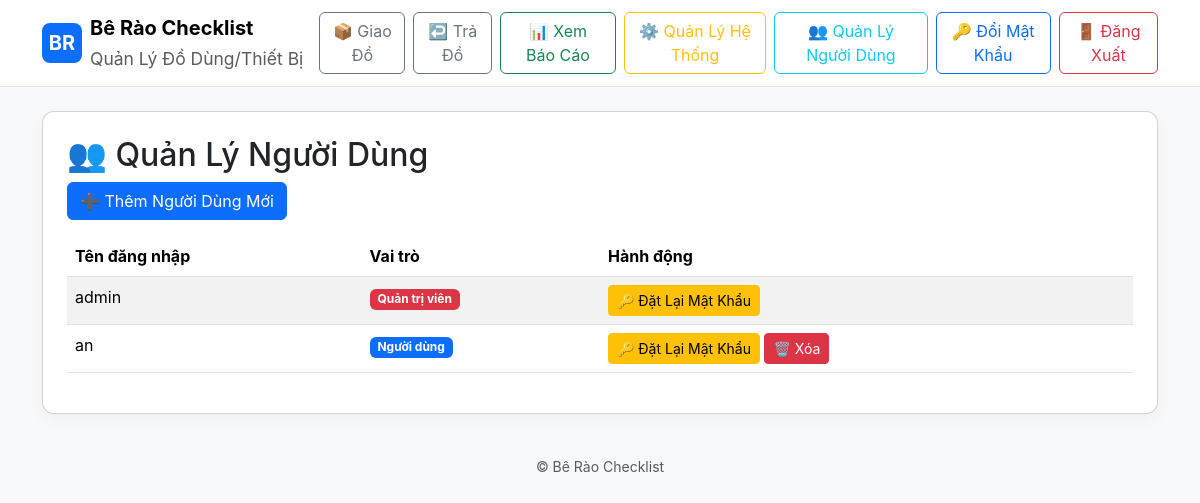
Before: /admin/users (signed in) with the older database file.
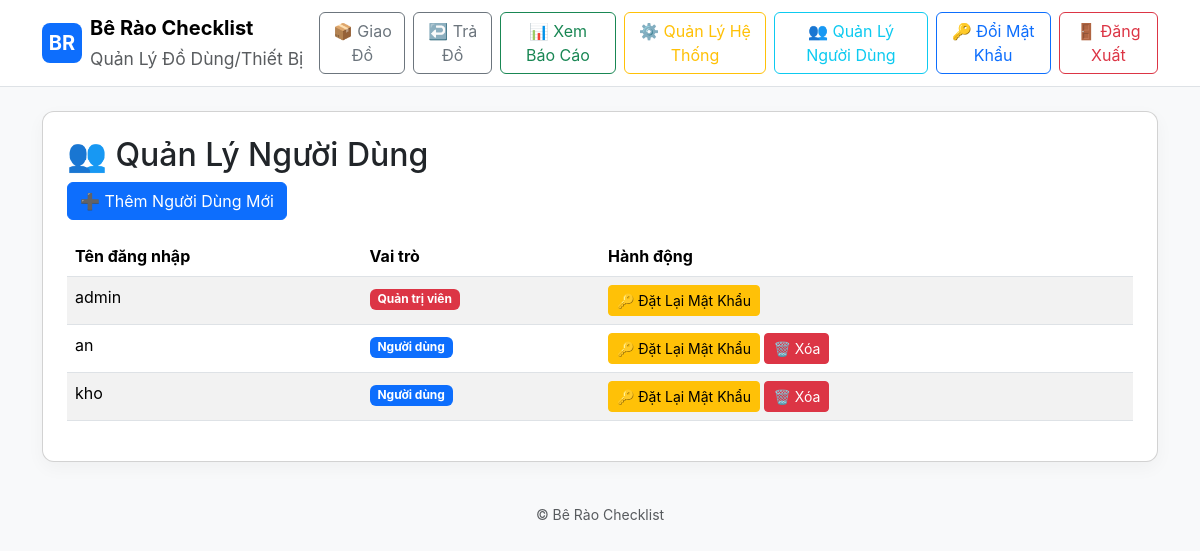
After: the same page with the newer database file.
### models.py (models this page shows, shortened)
class User(db.Model):
    id = db.Column(db.Integer, primary_key=True)
    username = db.Column(db.String(100), unique=True, nullable=False)
    password_hash = db.Column(db.String(255), nullable=False)
    role = db.Column(db.String(20), default='user')  # 'admin', 'user', or 'storekeeper'

### app.py (the view)
@app.route('/admin/users')
@admin_required
def admin_users():
    user = get_current_user()
    users = User.query.order_by(User.username).all()
    return render_template('admin_users.html', users=users, user=user)

### app.py (called while the page is built)
def admin_required(f):
    @wraps(f)
    def decorated_function(*args, **kwargs):
        if not session.get('user_id'):
            flash('Vui lòng đăng nhập để truy cập trang này.', 'warning')
            return redirect(url_for('login'))
        user = User.query.get(session['user_id'])
        if not user or user.role != 'admin':
            flash('Bạn không có quyền truy cập trang này.', 'danger')
            return redirect(url_for('index'))
        return f(*args, **kwargs)
    return decorated_function

def get_current_user():
    if session.get('user_id'):
        return User.query.get(session['user_id'])
    return None

### templates/admin_users.html (shortened to what this page needs)
{% extends "base.html" %}
{% block content %}
<div class="card p-4">
  <h2>👥 Quản Lý Người Dùng</h2>
  <div class="mb-3">
    <a href="{{ url_for('admin_add_user') }}" class="btn btn-primary">➕ Thêm Người Dùng Mới</a>
  </div>
  <table class="table table-striped">
    <thead>
      <tr>
        <th>Tên đăng nhập</th>
        <th>Vai trò</th>
        <th>Hành động</th>
      </tr>
    </thead>
    <tbody>
      {% for u in users %}
      <tr>
        <td>{{ u.username }}</td>
        <td>
          {% if u.role == 'admin' %}
            <span class="badge bg-danger">Quản trị viên</span>
          {% else %}
            <span class="badge bg-primary">Người dùng</span>
          {% endif %}
        </td>
        <td>
          <a href="{{ url_for('admin_reset_password', user_id=u.id) }}" class="btn btn-sm btn-warning">🔑 Đặt Lại Mật Khẩu</a>
          {% if u.id != user.id %}
          <form method="POST" action="{{ url_for('admin_delete_user', user_id=u.id) }}" style="display:inline;" onsubmit="return confirm('Bạn có chắc muốn xóa người dùng {{ u.username }}?');">
            <button type="submit" class="btn btn-sm btn-danger">🗑️ Xóa</button>
          </form>
          {% endif %}
        </td>
      </tr>
      {% endfor %}
    </tbody>
  </table>
</div>
{% endblock %}

### templates/base.html (shortened to what this page needs)
<!doctype html>
<html lang="vi">
  <head>
    <link href="https://cdn.jsdelivr.net/npm/bootstrap@5.3.2/dist/css/bootstrap.min.css" rel="stylesheet">
    <link rel="stylesheet" href="{{ url_for('static', filename='style.css') }}">
  </head>
  <body class="bg-light">
    <nav class="navbar navbar-expand-lg navbar-light bg-white border-bottom">
      <div class="container">
        <a class="navbar-brand d-flex align-items-center" href="{{ url_for('index') }}">
          <div class="logo-circle me-2">BR</div>
          <div>
            <div class="fw-bold">Bê Rào Checklist</div>
            <small class="text-muted">Quản Lý Đồ Dùng/Thiết Bị</small>
          </div>
        </a>
        <div class="d-flex gap-2">
          {% if user and user.role == 'storekeeper' %}
            <a class="btn btn-outline-secondary" href="{{ url_for('store_issue') }}">📤 Xuất Kho</a>
            <a class="btn btn-outline-secondary" href="{{ url_for('store_return') }}">📥 Nhập Kho</a>
          {% else %}
            <a class="btn btn-outline-secondary" href="{{ url_for('issue') }}">📦 Giao Đồ</a>
            <a class="btn btn-outline-secondary" href="{{ url_for('return_equipment') }}">↩️ Trả Đồ</a>
          {% endif %}
          <a class="btn btn-outline-success" href="{{ url_for('report') }}">📊 Xem Báo Cáo</a>
          {% if user and user.role == 'admin' %}
            <a class="btn btn-outline-warning" href="{{ url_for('admin_dashboard') }}">⚙️ Quản Lý Hệ Thống</a>
            <a class="btn btn-outline-info" href="{{ url_for('admin_users') }}">👥 Quản Lý Người Dùng</a>
          {% endif %}
          {% if session.get('user_id') %}
            <a class="btn btn-outline-primary" href="{{ url_for('change_password') }}">🔑 Đổi Mật Khẩu</a>
            <a class="btn btn-outline-danger" href="{{ url_for('logout') }}">🚪 Đăng Xuất</a>
          {% else %}
            <a class="btn btn-outline-dark" href="{{ url_for('login') }}">🔐 Đăng Nhập</a>
          {% endif %}
        </div>
      </div>
    </nav>
    <main class="container py-4">
      {% block content %}{% endblock %}
    </main>
    <footer class="text-center text-muted py-3">
      <small>© Bê Rào Checklist</small>
    </footer>
  </body>
</html>

### static/style.css (style rules this page uses)
.logo-circle { width:40px;height:40px;border-radius:8px;background:#0d6efd;color:white;display:flex;align-items:center;justify-content:center;font-weight:700 }
body { font-family:Inter, system-ui, -apple-system, 'Segoe UI', Roboto, 'Helvetica Neue', Arial }
.card { border-radius:12px;box-shadow:0 6px 18px rgba(10,20,30,0.04) }

Changed rows visible on the page:
added User: username "kho", role "Người dùng"
